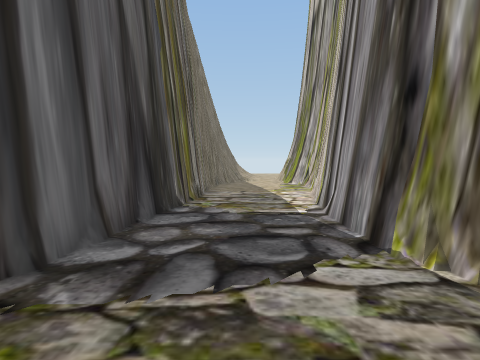
View 1 (above)

13 first-person views from a walk through a 3-D level made in the Unity game engine. The camera is 1.3 m above the floor, tilts 4° down and sees 80° across. The floor is counted in squares, 1 m on a side. Each view is taken from the middle of a square. On the plan, view 1 faces up. The plan holds only what a view shows up to about 13 squares ahead; the rest is blank. The place goes on beyond the plan.

View 2
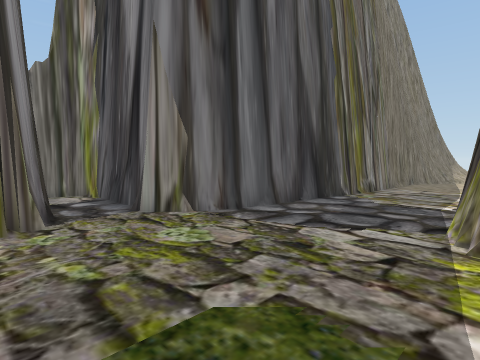

View 3
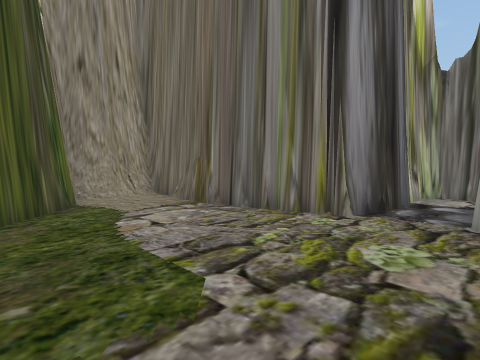

View 4
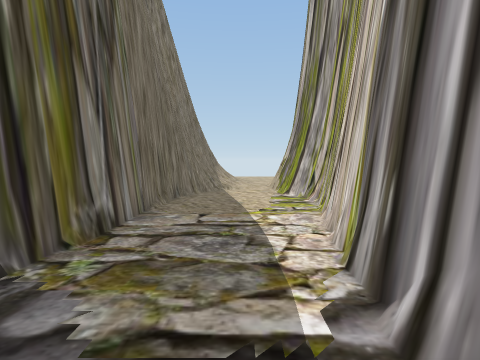

View 5
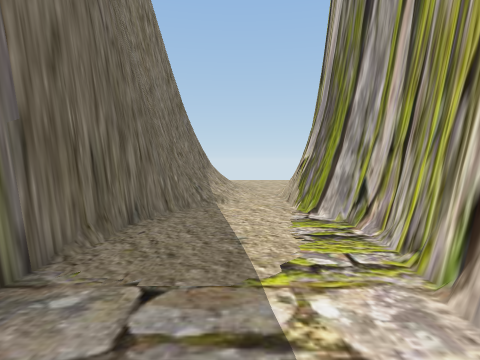

View 6
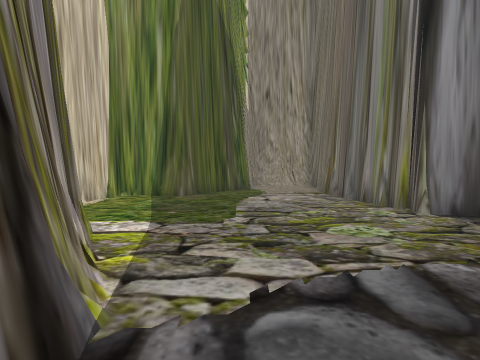

View 7
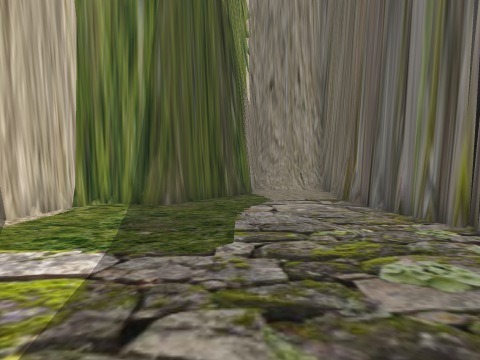

View 8
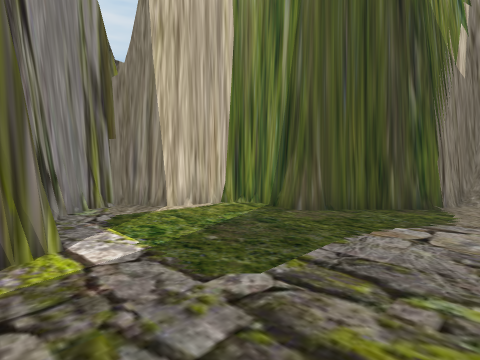

View 9
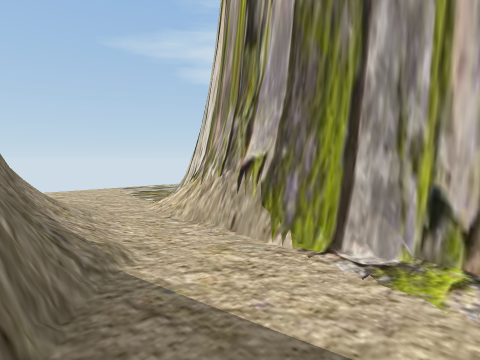

View 10
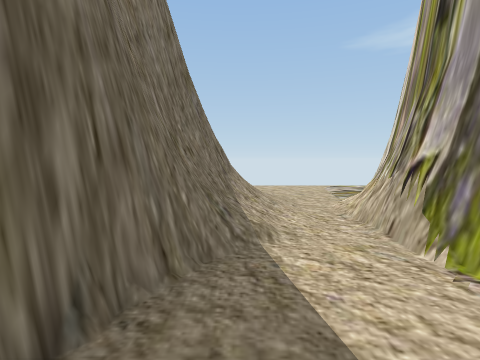

View 11
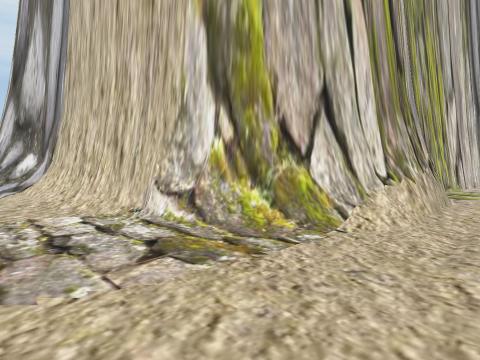

View 12
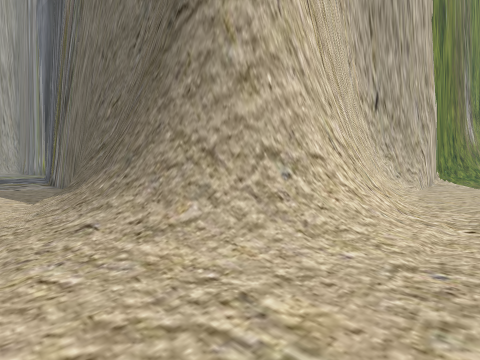

View 13
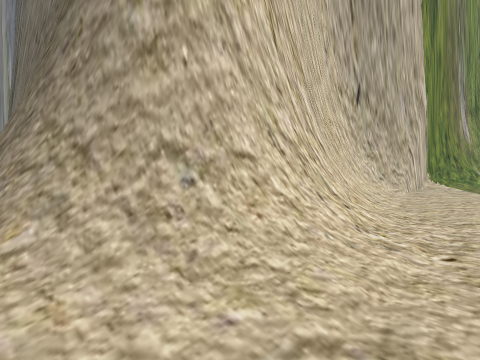

### Floor plan
Key: @ floor where view 1 was taken; # wall or solid block; . floor; / step, stairs or slope; = window, fence, low wall or low ledge; O other object.
Columns run from 15 left of view 1 to 18 right of it. Each row starts with its distance up from view 1.
 27          ..............
 26 ...........//.................//=
 25 ........///////..........///=OO###
 24 #....///######//.......#########
 23 ##########  ###//.../####
 22               #=/..=##
 21               #=/./##
 20               #=/.##
 19               #O..##
 18               #O..#
 17               #=..#
 16               #...##
 15              ##....#
 14              #.....#
 13              #.....#
 12              #....##
 11              #....#
 10              #....#
  9              #....#
  8              #....#
  7              #...##
  6             ##...#
  5             #....#
  4             #....##
  3             #.....##
  2       #######......#
  1       #............####
  0       #........@......#
 -1       ######..........#
 -2            ##.........#
 -3             #........##
 -4             #........#
 -5             #.....####
 -6             #....##
 -7             #...##
 -8             #...#
 -9             #####

Positions as (right, up) in squares from view 1, and headings:
1: (0, 0), facing up
2: (3, -2), facing up-left
3: (3, 2), facing down-left
4: (1, 5), facing up
5: (1, 9), facing up
6: (1, 6), facing down
7: (1, 4), facing down
8: (-1, 2), facing down-right
9: (-1, 14), facing up-right
10: (0, 13), facing up
11: (1, 27), facing down-right
12: (2, 27), facing down-left
13: (0, 27), facing down-left
